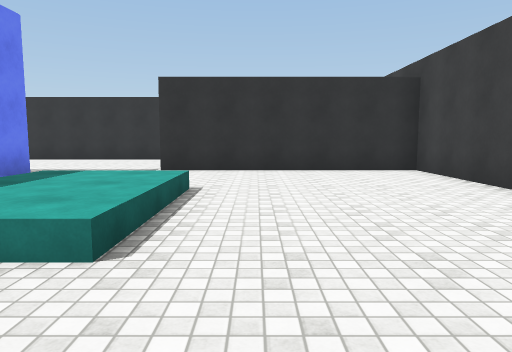
[1] (above)

17 first-person views from a walk through a Unity game level. The camera is 1.4 m above the floor, tilts 6° down and sees 70° across. The floor is counted in squares, 2 m on a side. Each view is taken from the middle of a square. On the plan, view 1 faces up. The plan holds only what a view shows up to about 11 squares ahead; the rest is blank. The place goes on beyond the plan. Surface patterns are stand-ins for the level's own textures.

[2]
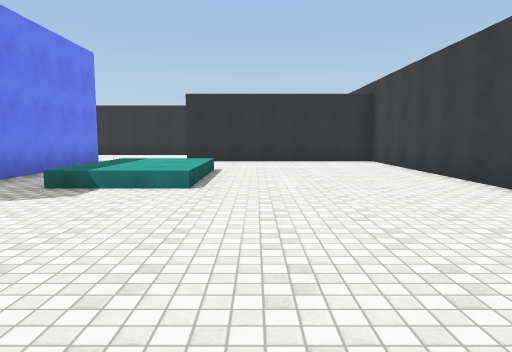

[3]
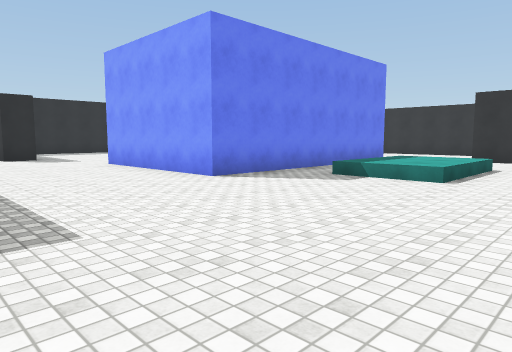

[4]
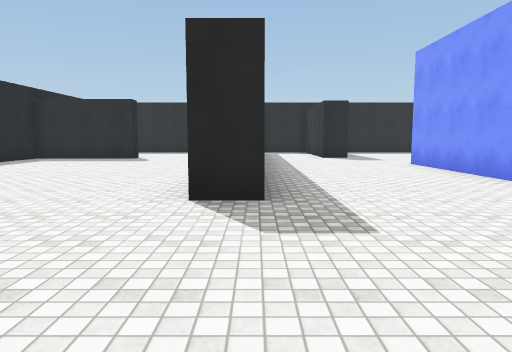

[5]
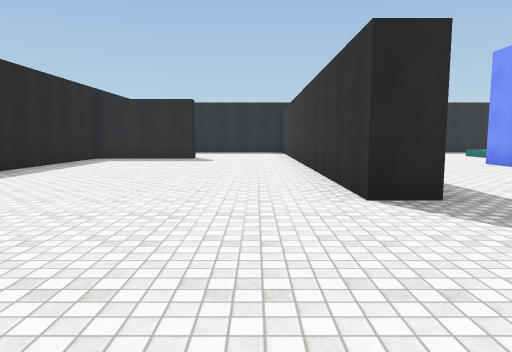

[6]
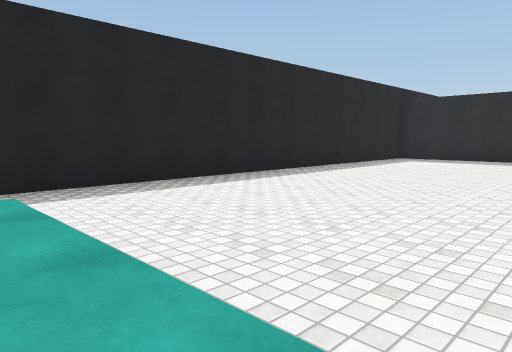

[7]
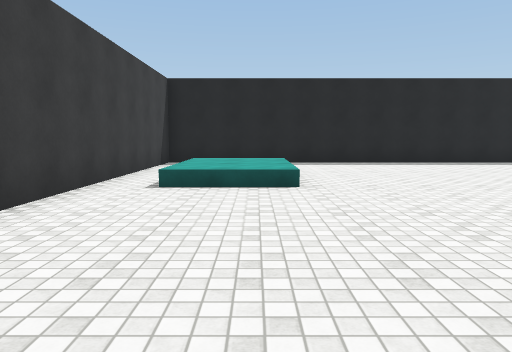

[8]
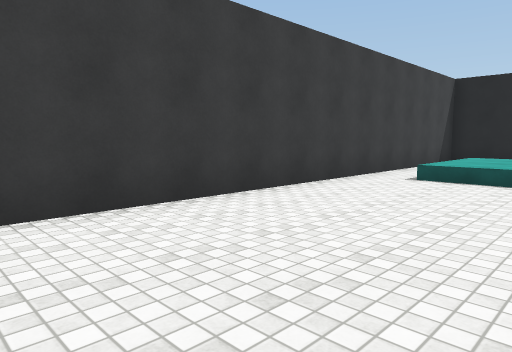

[9]
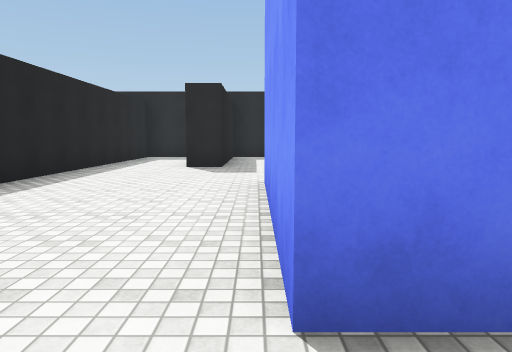

[10]
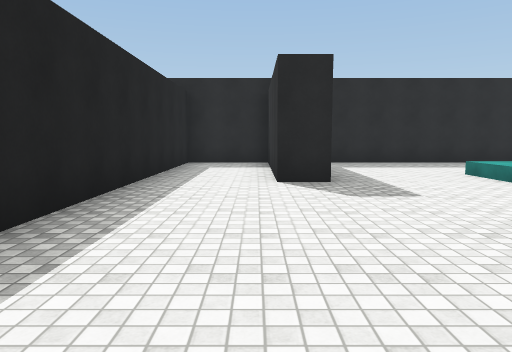

[11]
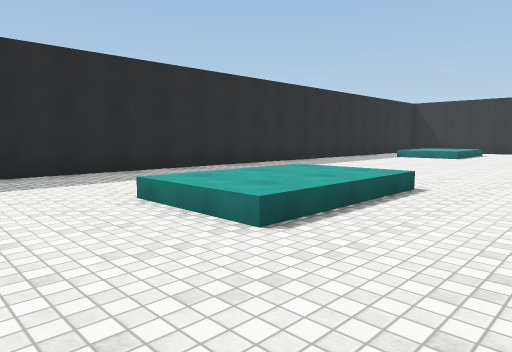

[12]
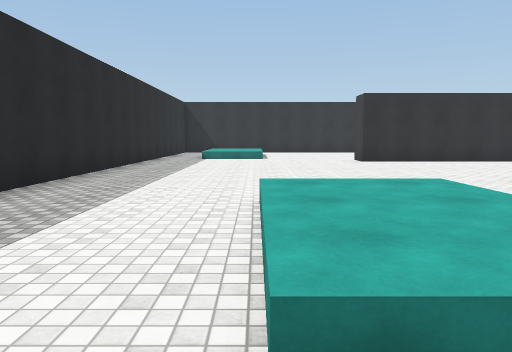

[13]
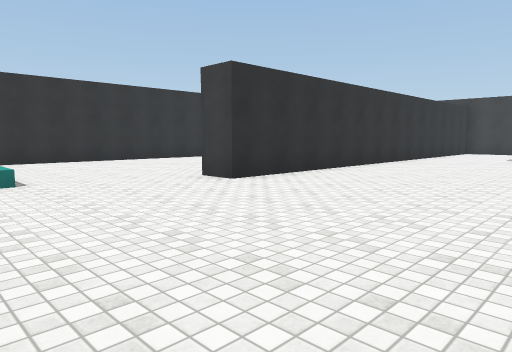

[14]
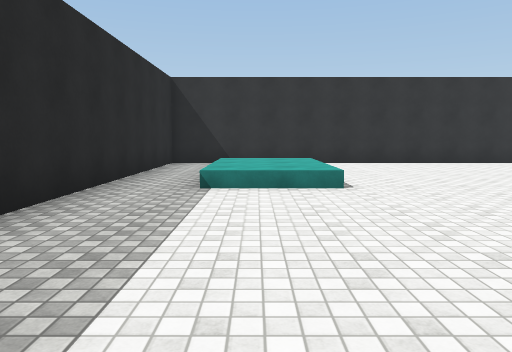

[15]
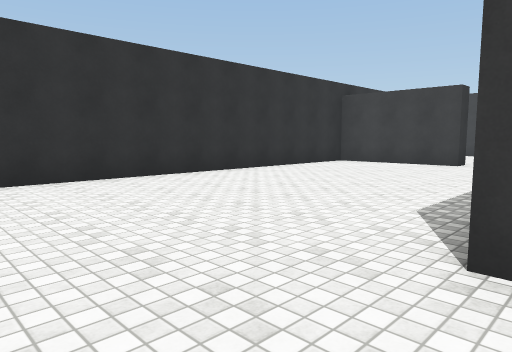

[16]
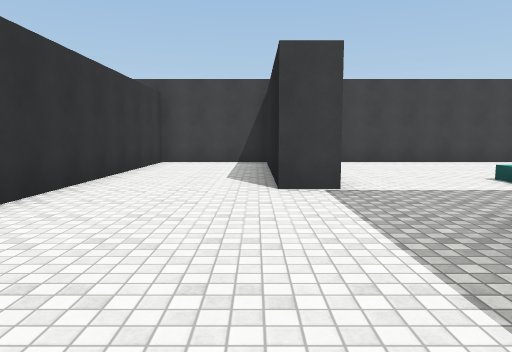

[17]
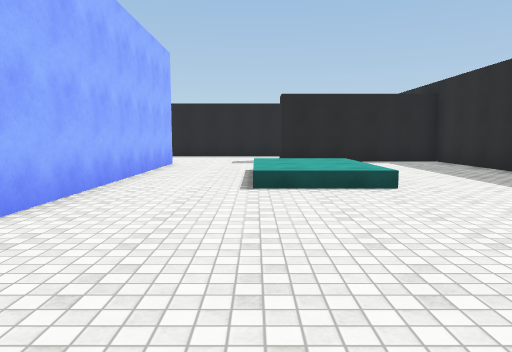

### Floor plan
Key: @ floor where view 1 was taken; # wall or solid block; . main floor; : floor 0.5 m higher than the main floor; / step, stairs or slope.
Columns run from 17 left of view 1 to 4 right of it. Each row starts with its distance up from view 1.
 19 ################
 18 #..  ..........#
 17 #..  ..........#
 16 #.///..........#
 15 #./:/..........#
 14 #./:/..........
 13 #.///.......
 12 #.......##############
 11 #....................#
 10 #....................#
  9 #....................#
  8 #..............#######
  7 #........   .........#
  6 #........#  # .......#
  5 #...///..#  # ///....#
  4 #.../:/..#  #./:/....#
  3 #.../:/..#  #./:/....#
  2 #...///..#  #.///....#
  1 #........####........
  0 #................@...
 -1 ######...............#
 -2 #....................#
 -3 #....................#
 -4 ##############.......#
 -5        ..............#
 -6        ...........//.#
 -7        ...........::.#
 -8       #...........::.#
 -9       #...........//.#
-10        ...........  .#
-11        ...........  .#
-12        ###############

Where each view was taken, in squares from view 1:
view 1: 0 up, 0 right, facing up
view 2: 3 down, 0 right, facing up
view 3: 4 down, 1 right, facing up-left
view 4: 4 down, 1 right, facing left
view 5: 6 down, 1 right, facing left
view 6: 6 down, 1 right, facing down-left
view 7: 1 down, 1 right, facing down
view 8: 0 up, 0 right, facing down-right
view 9: 0 up, 3 left, facing left
view 10: 2 down, 6 left, facing left
view 11: 0 up, 9 left, facing up-left
view 12: 1 up, 13 left, facing up
view 13: 7 up, 14 left, facing up-right
view 14: 8 up, 14 left, facing up
view 15: 12 up, 12 left, facing up-right
view 16: 9 up, 7 left, facing right
view 17: 10 up, 11 left, facing down
